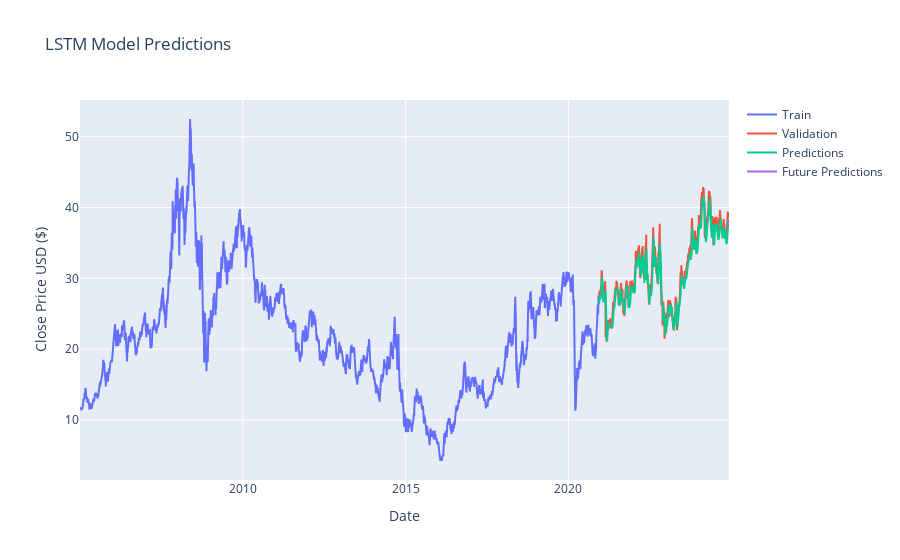

Notebook code cell kept with this figure:
### Code cell
# Run the script
main(predict_days=7, path='../dados/raw/PETR4.SA.csv')

### Figure 1 — Plotly figure (JSON) as saved in the notebook; plotly's stock layout.template omitted (floating-point values rounded to 4 significant figures; data arrays with more than 128 entries replaced by an {"elided": "..."} marker saying what was removed)
{"data": [{"mode": "lines", "name": "Train", "type": "scatter", "x": {"elided": "3964 str values"}, "y": {"elided": "3964 float values"}}, {"mode": "lines", "name": "Validation", "type": "scatter", "x": {"elided": "990 str values"}, "y": {"elided": "990 float values"}}, {"mode": "lines", "name": "Predictions", "type": "scatter", "x": {"elided": "990 str values"}, "y": {"elided": "990 float values"}}, {"mode": "lines", "name": "Future Predictions", "type": "scatter", "x": ["2024-11-30T00:00:00", "2024-12-01T00:00:00", "2024-12-02T00:00:00", "2024-12-03T00:00:00", "2024-12-04T00:00:00", "2024-12-05T00:00:00", "2024-12-06T00:00:00"], "y": [38.37, 38.27, 38.11, 37.91, 37.68, 37.43, 37.18]}], "layout": {"hovermode": "x unified", "title": {"text": "LSTM Model Predictions"}, "xaxis": {"title": {"text": "Date"}}, "yaxis": {"title": {"text": "Close Price USD ($)"}}}}
